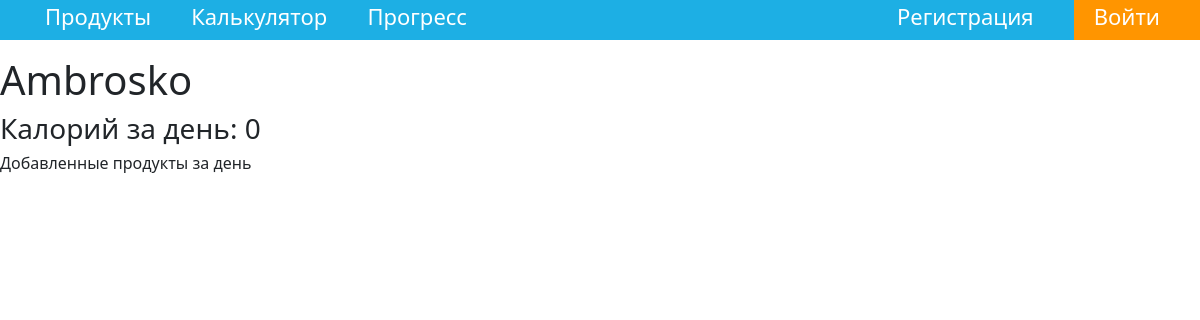
Before: /profile-2/ with the older database file.
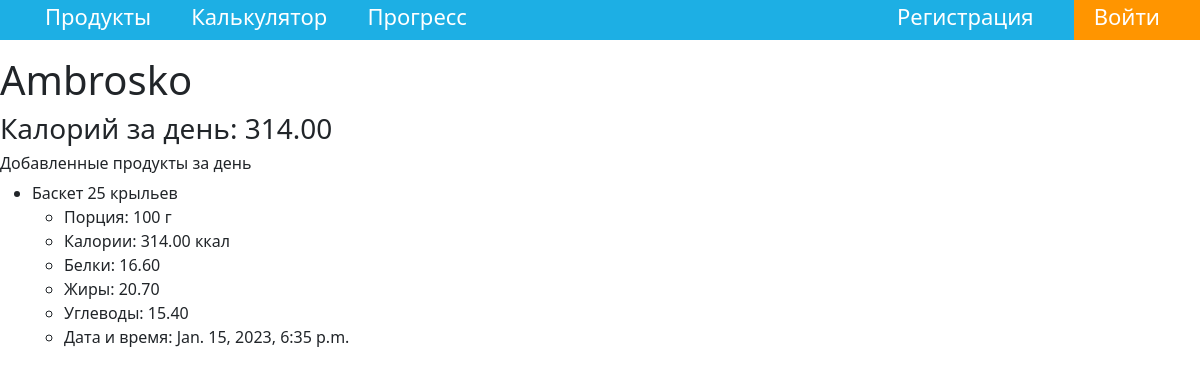
After: the same page with the newer database file.
### products/models.py (models this page shows)
class Calculator(models.Model):
    user = models.ManyToManyField(User, related_name='user_calculation')
    product = models.ManyToManyField(Products)
    weight = models.IntegerField()
    total_proteins = models.DecimalField(max_digits=500, decimal_places=2)
    total_fats = models.DecimalField(max_digits=500, decimal_places=2)
    total_carbohydrates = models.DecimalField(max_digits=500, decimal_places=2)
    total_calories = models.DecimalField(max_digits=500, decimal_places=2)
    date = models.DateTimeField(auto_now_add=True)

class Products(models.Model):
    category = models.CharField(max_length=350)
    name = models.CharField(max_length=350)
    proteins = models.DecimalField(max_digits=5, decimal_places=2)
    fats = models.DecimalField(max_digits=5, decimal_places=2)
    carbohydrates = models.DecimalField(max_digits=5, decimal_places=2)
    calories = models.DecimalField(max_digits=10, decimal_places=2)
    cat = models.ForeignKey('Category', on_delete=models.PROTECT, null=True)
    def __str__(self):
        return self.name

### products/views.py (the view)
# urls.py: path('profile-<int:pk>/', views.profile, name='profile'),
def profile(request, pk):
    user = User.objects.all().get(pk=pk)
    today_day = datetime.date.today()
    operations = user.user_calculation.filter(date__date=today_day).order_by('date').reverse()
    total_calories_by_day = sum([i.total_calories for i in operations])
    context = {
        'user': user,
        'operations': operations,
        'total_calories_by_day': total_calories_by_day,
    }
    return render(request, 'products/profile.html', context)

### products/templates/products/profile.html (shortened to what this page needs)
{% extends 'products/base.html' %}
{% block body %}
<h1>{{user.username}}</h1>
<h3>Калорий за день: {{ total_calories_by_day }}</h3>
<h6>Добавленные продукты за день</h6>
<ul>
{% for operation in operations %}
    <li>{{ operation.product.first }}</li>
        <ul>
            <li>Порция: {{ operation.weight }} г</li>
            <li>Калории: {{ operation.total_calories }} ккал</li>
            <li>Белки: {{ operation.total_proteins }}</li>
            <li>Жиры: {{ operation.total_fats }}</li>
            <li>Углеводы: {{ operation.total_carbohydrates }}</li>
            <li>Дата и время: {{ operation.date }}</li>
        </ul>
{% endfor %}
</ul>
{% endblock body %}

### products/templates/products/base.html (shortened to what this page needs)
{% load static %}
<!doctype html>
<html lang="en">
  <head>
    <link href="https://cdn.jsdelivr.net/npm/bootstrap@5.2.3/dist/css/bootstrap.min.css" rel="stylesheet">
    <link rel="stylesheet" href="{% static 'css/styles.css' %}">
  </head>
  <body>
    <ul id="navbar">
      <li class="left-navbar"><a href="/">Продукты</a></li>
      <li class="left-navbar"><a href="#">Калькулятор</a></li>
      <li class="left-navbar"><a href="#">Прогресс</a></li>
      {% if request.user.is_authenticated %}
        <li class="right-navbar login"><a href="{% url 'logout' %}">Выйти</a></li>
        <li class="right-navbar" style="color: white;"><a href="{% url 'profile' user.pk %}">{{ user.username }}</a></li>
      {% else %}
        <li class="right-navbar login"><a href="{% url 'login' %}">Войти</a></li>
        <li class="right-navbar"><a href="{% url 'register' %}">Регистрация</a></li>
      {% endif %}
    </ul>
    {% block body %}
    {% endblock body %}
  </body>
</html>

### products/static/css/styles.css (style rules this page uses)
#navbar, #navbar ul { list-style-type: none; }
#navbar { height: 40px; background-color: #1DAFE4; padding-left: 25px; min-width: 0; font-size: 22px; }
#navbar li { float: left; position: relative; height: 100%; }
#navbar li a { display: inline; padding: 20px; width: 0; color: #fff; text-decoration: none; text-align: center; }
#navbar li.right-navbar { float: right; position: relative; height: 100%; padding-right: 20px }
#navbar li.right-navbar.login { float: right; position: relative; height: 100%; background: #FF9500; }
a { color: inherit; text-decoration: none; border-bottom: 3px solid #fff3; }

Changed rows visible on the page:
added Calculator: product.first "Баскет 25 крыльев", weight "100", total_calories "314.00", total_proteins "16.60", total_fats "20.70", total_carbohydrates "15.40", date "Jan. 15, 2023, 6:35 p.m."
Other visible differences:
{{ total_calories_by_day }}: "0" → "314.00"
